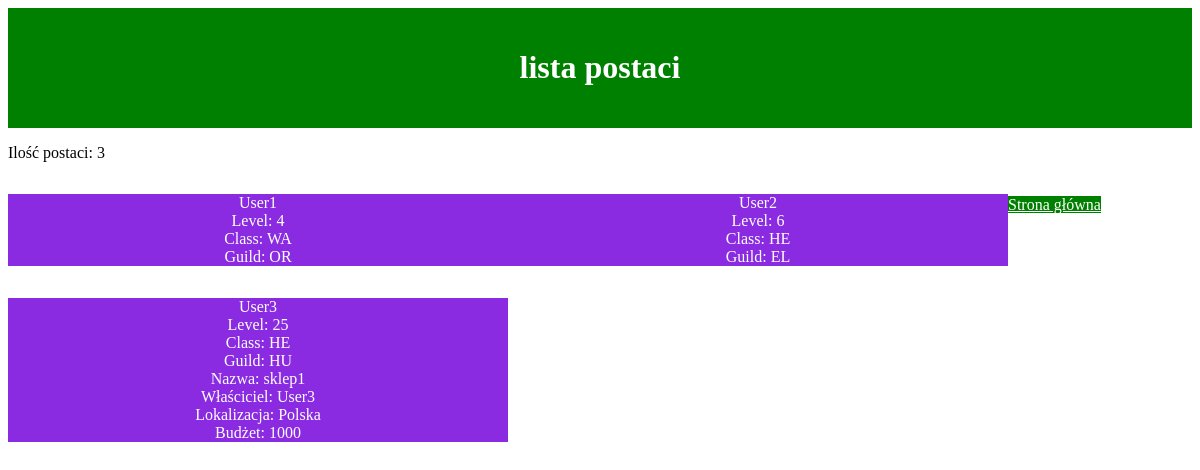
The page /items/champion/ on the database its author committed.
### items/models.py (models this page shows, shortened)
class Champion(models.Model):
    CLASSES = [
        ('MA', 'Mage'),
        ('WA', 'Warrior'),
        ('HE', 'Healer'),
        ('TA', 'Tank')
    ]
    RACES = [
        ('OR', 'Orc'),
        ('HU', 'Human'),
        ('EL', 'Elf')
    ]
    name = models.CharField(max_length=50)
    level = models.PositiveIntegerField()
    champ_class = models.CharField(max_length=50, choices=CLASSES)
    guild = models.CharField(max_length=50, choices=RACES)
    def __str__(self):
        return self.name

class Shop(models.Model):
    name = models.CharField(max_length=50)
    owner = models.OneToOneField(Champion, on_delete=models.CASCADE)
    location = models.CharField(max_length=50)
    money = models.DecimalField(max_digits=6, decimal_places=0)

### items/views.py (the view)
# urls.py: path('champion/', champion_, name='champions'),
def champion_(request):
    champion = Champion.objects.all()
    shop = Shop.objects.all()
    ilosc = len(champion)
    return render(request, 'champion.html', {'champs': champion, 'shops': shop,
    'ile': ilosc })

### templates/champion.html
{% load static %}
<html>
<head>
    <link rel="stylesheet" href="{% static 'items/style.css' %}">
</head>
<body>
    <header><h1>lista postaci</h1></header>
    <p>Ilość postaci: {{ ile }}</p>
    {% for champ in champs %}
        <p id="p1">{{ champ }}<br>
        Level: {{champ.level}}<br>
        Class: {{champ.champ_class}}<br>
        Guild: {{champ.guild}}<br>
        {% endfor %}
        {% for shop in shops %}
        Nazwa: {{shop.name}}<br>
        Właściciel: {{shop.owner}}<br>
        Lokalizacja: {{shop.location}}<br>
        Budżet: {{shop.money}}<br>
        </p>
    {% endfor %}<br>
    <a href="/">Strona główna</a>
</body>
</html>

### items/static/items/style.css (style rules this page uses)
header { width: auto; height: 100px; margin: 0 auto; background-color: green; color: white; font-size: 30 px; text-align: center; padding-top: 20px; }
p#p1 { width: 500px; min-width: 150px; background-color: blueviolet; color: white; text-align: center; float: left; }
a { background-color: green; color: white; }

### rows shown on the page
Champion: name "User1", level "4", champ_class "WA", guild "OR"
Champion: name "User2", level "6", champ_class "HE", guild "EL"
Champion: name "User3", level "25", champ_class "HE", guild "HU"
Shop: name "sklep1", owner "User3", location "Polska", money "1000"

### other values the page prints
{{ ile }} "3"
